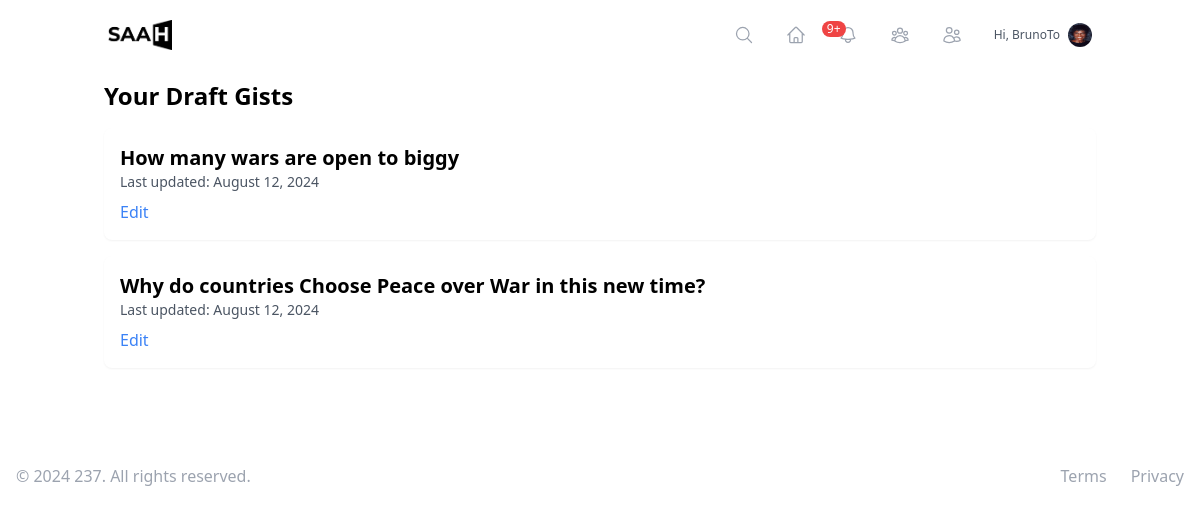
The app's page /drafts/ (signed in) with its own data.
### users/models.py (models this page shows, shortened)
class User(AbstractUser):
    bio = models.TextField(max_length=500, blank=True)
    profile_picture = models.ImageField(upload_to='profile_pics/', blank=True, null=True)
    date_joined = models.DateTimeField(auto_now_add=True)
    location = models.CharField(max_length=100, blank=True)
    website = models.URLField(max_length=200, blank=True)
    onesignal_player_id = models.CharField(max_length=36, blank=True, null=True)
    following = models.ManyToManyField('self', symmetrical=False, related_name='followers')
    blocked_users = models.ManyToManyField('self', symmetrical=False, related_name='blocked_by')
    is_verified = models.BooleanField(default=False)
    is_premium = models.BooleanField(default=False)
    is_manual_writer = models.BooleanField(default=False)
    def get_avatar_url(self):
        return get_or_create_avatar(self)
    def unread_notifications_count(self):
        return self.notifications.filter(is_read=False).count()

### articles/models.py (models this page shows, shortened)
class Article(models.Model):
    title = models.CharField(max_length=70)
    content = models.TextField()
    image = models.ImageField(upload_to='article_images/', validators=[validate_file_size], null=True, blank=True)
    thumbnail = models.ImageField(upload_to='article_thumbnails/', validators=[validate_file_size], null=True, blank=True)
    author = models.ForeignKey(settings.AUTH_USER_MODEL, on_delete=models.CASCADE)
    created_at = models.DateTimeField(auto_now_add=True)
    updated_at = models.DateTimeField(auto_now=True)
    published_at = models.DateTimeField(null=True, blank=True)
    status = models.CharField(max_length=10, choices=[('draft', 'Draft'), ('published', 'Published')], default='draft')
    language = models.CharField(max_length=2, choices=[('EN', 'English'), ('FR', 'French')])
    tags = TaggableManager()
    bookmarks = models.ManyToManyField(settings.AUTH_USER_MODEL, related_name='bookmarked_articles', blank=True)

### articles/views.py (the view)
# urls.py: path('drafts/', DraftArticlesView.as_view(), name='draft_articles'),
class DraftArticlesView(LoginRequiredMixin, ListView):
    template_name = 'articles/draft_articles.html'
    context_object_name = 'drafts'
    def get_queryset(self):
        return Article.objects.filter(author=self.request.user, status='draft').order_by('-created_at')

### users/utils.py (called while the page is built)
def get_or_create_avatar(user):
    cache_key = f'user_avatar_{user.id}'
    avatar_url = cache.get(cache_key)
    if not avatar_url:
        if not user.profile_picture:
            avatar = generate_avatar(user.username)
            user.profile_picture.save(f"{user.username}_avatar.png", avatar, save=True)
        avatar_url = user.profile_picture.url
        cache.set(cache_key, avatar_url, timeout=86400)  # Cache for 24 hours
    return avatar_url

### templates/articles/draft_articles.html
{% extends "base.html" %}
{% block content %}
<div class="container mx-auto px-4 py-8">
    <h1 class="text-2xl font-bold mb-4">Your Draft Gists</h1>
    {% if drafts %}
        <div class="space-y-4">
            {% for draft in drafts %}
                <div class="bg-white shadow-sm rounded-lg p-4">
                    <h2 class="text-xl font-semibold">{{ draft.title }}</h2>
                    <p class="text-gray-600 text-sm">Last updated: {{ draft.updated_at|date:"F d, Y" }}</p>
                    <div class="mt-2">
                        <a href="{% url 'article_update' draft.pk %}" class="text-blue-500 hover:underline">Edit</a>
                    </div>
                </div>
            {% endfor %}
        </div>
    {% else %}
        <p>You don't have any draft gists yet.</p>
    {% endif %}
</div>
{% endblock %}

### templates/base.html (shortened to what this page needs)
<!DOCTYPE html>
{% load static %}
<html lang="en">
<head>
    <script src="https://cdn.tailwindcss.com"></script>
</head>
<body class=" min-h-screen flex flex-col">
    <header class="navbar fixed top-0 left-0 w-full z-30">
        <nav class="container mx-auto flex justify-between items-center p-5">
            <div class="">
                <a href="{% url 'article_list' %}" class="">
                    <img src="{% static 'logo.png' %}" alt="SAAH" class="inline-block" style="max-height: 30px;" />
                </a>
            </div>
            {% if user.is_authenticated %}
                <div class="hidden md:flex items-center space-x-8">
                    <a href="{% url 'search' %}" class="text-gray-400 hover:text-gray-600 group relative" title="Search">
                        <svg class="w-5 h-5" fill="none" stroke="currentColor" viewBox="0 0 24 24" xmlns="http://www.w3.org/2000/svg" stroke-width="1.5">
                            <path stroke-linecap="round" stroke-linejoin="round" d="M21 21l-5.197-5.197m0 0A7.5 7.5 0 105.196 5.196a7.5 7.5 0 0010.607 10.607z" />
                        </svg>
                    </a>
                    <a href="{% url 'article_list' %}" class="text-gray-400 hover:text-gray-600 group relative" title="Home">
                    </a>
                    <a href="{% url 'notification_list' %}" class="text-gray-400 hover:text-gray-600 relative group" title="Notifications">
                        {% if user.unread_notifications_count > 0 and user.unread_notifications_count < 10 %}
                        <span class="absolute -top-1 -right-1 bg-red-500 text-white text-xs rounded-full h-3 w-3 flex items-center justify-center mx-4 py-2 px-2">
                            {{ user.unread_notifications_count }}
                        </span>
                        {% elif user.unread_notifications_count > 0 and user.unread_notifications_count >= 10 %}
                        <span class="absolute -top-1 -right-1 bg-red-500 text-white text-xs rounded-full h-3 w-3 flex items-center justify-center mx-4 py-2 px-3">
                            9+
                        </span>
                        {% endif %}
                    </a>
                    <a href="{% url 'following_list' %}" class="text-gray-400 hover:text-gray-600 group relative" title="Connections">
                    </a>
                    <a href="{% url 'followers_list' %}" class="text-gray-400 hover:text-gray-600 group relative" title="Followers">
                    </a>
                    <a href="{% url 'user_profile' user.username %}" class="flex items-center space-x-2 text-gray-600 hover:text-gray-800 group relative">
                        <span class="text-xs">Hi, {{ user.username }}</span>
                        <img src="{{ user.get_avatar_url }}" alt="{{ user.username }}" class="w-6 h-6 rounded-full">
                    </a>
                </div>
            {% endif %}
        </nav>
    </header>
    <main class="my-12">
        {% block content %}
        {% endblock %}
    </main>
    <footer class="footer bottom-0 left-0 w-full hero-foot  text-xs md:text-base z-30">
        <div class="max-w-7xl mx-auto py-2 md:py-4 px-2 md:px-4 flex flex-col md:flex-row items-center justify-between">
            <div class="flex justify-center space-x-4 md:space-x-6 order-2 md:order-2">
                <a href="#" class="text-gray-400 hover:text-gray-500">
                    Terms
                </a>
                <a href="#" class="text-gray-400 hover:text-gray-500">
                    Privacy
                </a>
            </div>
            <div class="mt-2 md:mt-0 order-1 md:order-1">
                <p class="text-center text-gray-400">&copy; 2024 237. All rights reserved.</p>
            </div>
        </div>
    </footer>
</body>
</html>

### templates/base.html (style rules this page uses)
.navbar, .footer { transition: transform 0.3s ease-in-out; }

### records on screen
User: username "BrunoTo", get_avatar_url (picture)
Article: title "How many wars are open to biggy", updated_at "August 12, 2024"
Article: title "Why do countries Choose Peace over War in this new time?", updated_at "August 12, 2024"
